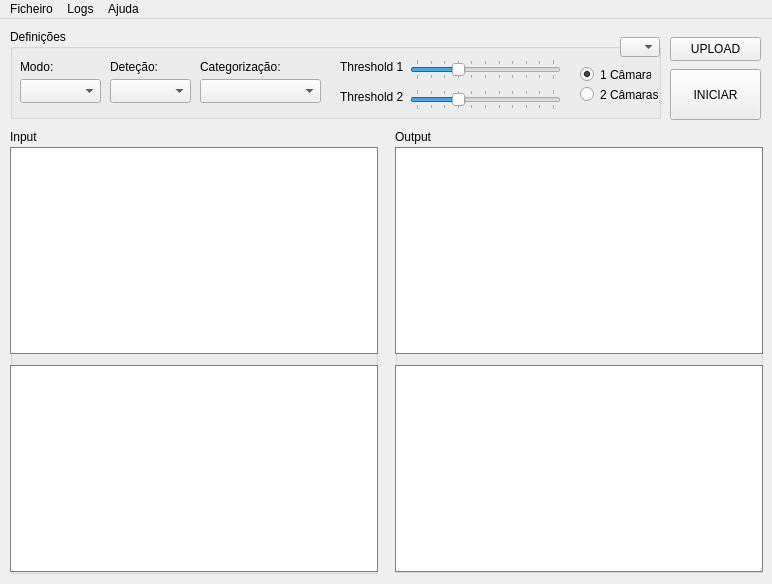
<?xml version="1.0" encoding="UTF-8"?>
<ui version="4.0">
 <class>MainWindow</class>
 <widget class="QMainWindow" name="MainWindow">
  <property name="geometry">
   <rect>
    <x>0</x>
    <y>0</y>
    <width>772</width>
    <height>584</height>
   </rect>
  </property>
  <property name="sizePolicy">
   <sizepolicy hsizetype="Fixed" vsizetype="Fixed">
    <horstretch>0</horstretch>
    <verstretch>0</verstretch>
   </sizepolicy>
  </property>
  <property name="minimumSize">
   <size>
    <width>772</width>
    <height>364</height>
   </size>
  </property>
  <property name="maximumSize">
   <size>
    <width>772</width>
    <height>584</height>
   </size>
  </property>
  <property name="font">
   <font>
    <stylestrategy>PreferDefault</stylestrategy>
   </font>
  </property>
  <property name="windowTitle">
   <string>Categorização de Maçãs</string>
  </property>
  <widget class="QWidget" name="centralwidget">
   <property name="sizePolicy">
    <sizepolicy hsizetype="Fixed" vsizetype="Fixed">
     <horstretch>0</horstretch>
     <verstretch>0</verstretch>
    </sizepolicy>
   </property>
   <widget class="QGroupBox" name="settingsgroup">
    <property name="geometry">
     <rect>
      <x>10</x>
      <y>10</y>
      <width>651</width>
      <height>90</height>
     </rect>
    </property>
    <property name="title">
     <string>Definições</string>
    </property>
    <widget class="QRadioButton" name="cam1_RADIOBT">
     <property name="geometry">
      <rect>
       <x>570</x>
       <y>35</y>
       <width>71</width>
       <height>21</height>
      </rect>
     </property>
     <property name="text">
      <string>1 Câmara</string>
     </property>
     <property name="checked">
      <bool>true</bool>
     </property>
    </widget>
    <widget class="QRadioButton" name="cam2_RADIOBT">
     <property name="geometry">
      <rect>
       <x>570</x>
       <y>55</y>
       <width>81</width>
       <height>21</height>
      </rect>
     </property>
     <property name="text">
      <string>2 Câmaras</string>
     </property>
    </widget>
    <widget class="QComboBox" name="mode_COMBOBOX">
     <property name="geometry">
      <rect>
       <x>10</x>
       <y>50</y>
       <width>81</width>
       <height>24</height>
      </rect>
     </property>
     <property name="currentText">
      <string>OpenCV</string>
     </property>
     <property name="placeholderText" stdset="0">
      <string>OpenCV</string>
     </property>
     <item>
      <property name="text">
       <string>OpenCV</string>
      </property>
     </item>
    </widget>
    <widget class="QSlider" name="threashold1_SLIDER">
     <property name="geometry">
      <rect>
       <x>400</x>
       <y>30</y>
       <width>151</width>
       <height>21</height>
      </rect>
     </property>
     <property name="maximum">
      <number>100</number>
     </property>
     <property name="value">
      <number>30</number>
     </property>
     <property name="orientation">
      <enum>Qt::Horizontal</enum>
     </property>
     <property name="invertedAppearance">
      <bool>false</bool>
     </property>
     <property name="invertedControls">
      <bool>false</bool>
     </property>
     <property name="tickPosition">
      <enum>QSlider::TicksBothSides</enum>
     </property>
     <property name="tickInterval">
      <number>10</number>
     </property>
    </widget>
    <widget class="QSlider" name="threashold2_SLIDER">
     <property name="geometry">
      <rect>
       <x>400</x>
       <y>60</y>
       <width>151</width>
       <height>21</height>
      </rect>
     </property>
     <property name="mouseTracking">
      <bool>false</bool>
     </property>
     <property name="focusPolicy">
      <enum>Qt::StrongFocus</enum>
     </property>
     <property name="acceptDrops">
      <bool>false</bool>
     </property>
     <property name="autoFillBackground">
      <bool>false</bool>
     </property>
     <property name="maximum">
      <number>100</number>
     </property>
     <property name="value">
      <number>30</number>
     </property>
     <property name="sliderPosition">
      <number>30</number>
     </property>
     <property name="tracking">
      <bool>true</bool>
     </property>
     <property name="orientation">
      <enum>Qt::Horizontal</enum>
     </property>
     <property name="tickPosition">
      <enum>QSlider::TicksBothSides</enum>
     </property>
     <property name="tickInterval">
      <number>10</number>
     </property>
    </widget>
    <widget class="QLabel" name="thlb1">
     <property name="geometry">
      <rect>
       <x>330</x>
       <y>30</y>
       <width>71</width>
       <height>16</height>
      </rect>
     </property>
     <property name="layoutDirection">
      <enum>Qt::LeftToRight</enum>
     </property>
     <property name="text">
      <string>Threshold 1</string>
     </property>
    </widget>
    <widget class="QLabel" name="thlb2">
     <property name="geometry">
      <rect>
       <x>330</x>
       <y>60</y>
       <width>71</width>
       <height>16</height>
      </rect>
     </property>
     <property name="text">
      <string>Threshold 2</string>
     </property>
    </widget>
    <widget class="QComboBox" name="detectionmode_COMBOBOX">
     <property name="geometry">
      <rect>
       <x>100</x>
       <y>50</y>
       <width>81</width>
       <height>24</height>
      </rect>
     </property>
     <property name="currentText">
      <string>YOLO_V4</string>
     </property>
     <property name="placeholderText" stdset="0">
      <string>YOLO_V4</string>
     </property>
     <item>
      <property name="text">
       <string>YOLO_V4</string>
      </property>
     </item>
     <item>
      <property name="text">
       <string>CIRCLES</string>
      </property>
     </item>
    </widget>
    <widget class="QLabel" name="modoslb">
     <property name="geometry">
      <rect>
       <x>10</x>
       <y>30</y>
       <width>49</width>
       <height>16</height>
      </rect>
     </property>
     <property name="text">
      <string>Modo:</string>
     </property>
    </widget>
    <widget class="QLabel" name="modoslb_2">
     <property name="geometry">
      <rect>
       <x>100</x>
       <y>30</y>
       <width>51</width>
       <height>16</height>
      </rect>
     </property>
     <property name="text">
      <string>Deteção:</string>
     </property>
    </widget>
    <widget class="QComboBox" name="detectionmode_COMBOBOX_2">
     <property name="geometry">
      <rect>
       <x>610</x>
       <y>8</y>
       <width>40</width>
       <height>20</height>
      </rect>
     </property>
     <property name="currentText">
      <string>V1</string>
     </property>
     <property name="placeholderText" stdset="0">
      <string>V1</string>
     </property>
     <item>
      <property name="text">
       <string>V1</string>
      </property>
     </item>
    </widget>
    <widget class="QLabel" name="modoslb_3">
     <property name="geometry">
      <rect>
       <x>190</x>
       <y>30</y>
       <width>91</width>
       <height>16</height>
      </rect>
     </property>
     <property name="text">
      <string>Categorização:</string>
     </property>
    </widget>
    <widget class="QComboBox" name="categorizationmode_COMBOBOX">
     <property name="geometry">
      <rect>
       <x>190</x>
       <y>50</y>
       <width>121</width>
       <height>24</height>
      </rect>
     </property>
     <property name="currentText">
      <string>Tensorflow - Keras</string>
     </property>
     <property name="placeholderText" stdset="0">
      <string>Tensorflow-Keras</string>
     </property>
     <item>
      <property name="text">
       <string>Tensorflow - Keras</string>
      </property>
     </item>
    </widget>
   </widget>
   <widget class="QPushButton" name="start_BT">
    <property name="geometry">
     <rect>
      <x>670</x>
      <y>50</y>
      <width>91</width>
      <height>51</height>
     </rect>
    </property>
    <property name="text">
     <string>INICIAR</string>
    </property>
   </widget>
   <widget class="QPushButton" name="upload_BT">
    <property name="geometry">
     <rect>
      <x>670</x>
      <y>18</y>
      <width>91</width>
      <height>24</height>
     </rect>
    </property>
    <property name="text">
     <string>UPLOAD</string>
    </property>
   </widget>
   <widget class="QGroupBox" name="inputgroup">
    <property name="geometry">
     <rect>
      <x>10</x>
      <y>110</y>
      <width>368</width>
      <height>445</height>
     </rect>
    </property>
    <property name="title">
     <string>Input</string>
    </property>
    <widget class="QLabel" name="inputframe_1">
     <property name="geometry">
      <rect>
       <x>0</x>
       <y>18</y>
       <width>368</width>
       <height>207</height>
      </rect>
     </property>
     <property name="styleSheet">
      <string notr="true">background-color: rgb(255, 255, 255);
border: 1px solid grey;</string>
     </property>
     <property name="text">
      <string/>
     </property>
    </widget>
    <widget class="QLabel" name="inputframe_2">
     <property name="geometry">
      <rect>
       <x>0</x>
       <y>236</y>
       <width>368</width>
       <height>207</height>
      </rect>
     </property>
     <property name="styleSheet">
      <string notr="true">background-color: rgb(255, 255, 255);
border: 1px solid grey;</string>
     </property>
     <property name="text">
      <string/>
     </property>
    </widget>
   </widget>
   <widget class="QGroupBox" name="outputgroup">
    <property name="geometry">
     <rect>
      <x>395</x>
      <y>110</y>
      <width>368</width>
      <height>444</height>
     </rect>
    </property>
    <property name="title">
     <string>Output</string>
    </property>
    <widget class="QLabel" name="outputframe_1">
     <property name="geometry">
      <rect>
       <x>0</x>
       <y>18</y>
       <width>368</width>
       <height>207</height>
      </rect>
     </property>
     <property name="styleSheet">
      <string notr="true">background-color: rgb(255, 255, 255);
border: 1px solid grey;</string>
     </property>
     <property name="text">
      <string/>
     </property>
    </widget>
    <widget class="QLabel" name="outputframe_2">
     <property name="geometry">
      <rect>
       <x>0</x>
       <y>236</y>
       <width>368</width>
       <height>207</height>
      </rect>
     </property>
     <property name="styleSheet">
      <string notr="true">background-color: rgb(255, 255, 255);
border: 1px solid grey;</string>
     </property>
     <property name="text">
      <string/>
     </property>
    </widget>
   </widget>
   <zorder>inputgroup</zorder>
   <zorder>outputgroup</zorder>
   <zorder>settingsgroup</zorder>
   <zorder>start_BT</zorder>
   <zorder>upload_BT</zorder>
  </widget>
  <widget class="QMenuBar" name="menubar">
   <property name="geometry">
    <rect>
     <x>0</x>
     <y>0</y>
     <width>772</width>
     <height>21</height>
    </rect>
   </property>
   <widget class="QMenu" name="menuFile">
    <property name="title">
     <string>Ficheiro</string>
    </property>
    <addaction name="actionOpen_Upload"/>
    <addaction name="actionSave_Output_File"/>
   </widget>
   <widget class="QMenu" name="menuLogs">
    <property name="title">
     <string>Logs</string>
    </property>
   </widget>
   <widget class="QMenu" name="menuHelp">
    <property name="title">
     <string>Ajuda</string>
    </property>
   </widget>
   <addaction name="menuFile"/>
   <addaction name="menuLogs"/>
   <addaction name="menuHelp"/>
  </widget>
  <action name="actionOpen_Upload">
   <property name="text">
    <string>Open (Upload)</string>
   </property>
  </action>
  <action name="actionSave_Output_File">
   <property name="text">
    <string>Save (Output File)</string>
   </property>
  </action>
 </widget>
 <resources/>
 <connections/>
</ui>
